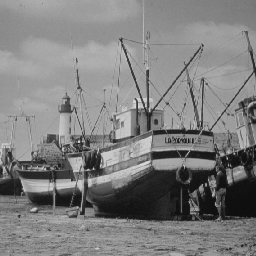
//> input picture LogPolar/ass2ques4/Boats.tif, 256 x 256 px
$ ./main   (built with g++ and OpenCV 4)
//> lines starting //> are read from the running program, lines starting //| are printed output that depends on the picture
### LogPolar/ass2ques4/polartocortical.h
#ifndef POLARTOCORTICAL
#define POLARTOCORTICAL
#include<cv.h>
#include<highgui.h>
#include<iostream>
#include <math.h>

#define pi 22/7;

//IplImage*
void polar_to_cortical(int** polar,int radius,int x, int y, int theta)
{

	int m =  radius;
	int n =  theta;

	double **cortical_matrix, **count;

	cortical_matrix = new double*[m];
	count = new double*[m];
	for(int i = 0; i <= m; i++)
	{
		cortical_matrix[i] = new double[n];
		count[i] = new double[n];
	}

	for(int i = 0; i < m; i++)
		for(int j = 0; j < n; j++)
		{
			cortical_matrix[i][j] = 0.0;
			count[i][j]= 0.0;
		}


	IplImage* cortical_image = cvCreateImage(cvSize(2*m+4,2*m+4),IPL_DEPTH_8U,1);
	IplImage* cortical_representation = cvCreateImage(cvSize(n,m),IPL_DEPTH_8U,1);

	for(int i = 0; i < 2*m+4; i++)
	{
		for(int j = 0; j < 2*m+4; j++)
		{
			cortical_image->imageData[i*cortical_image->widthStep+j] = 0;
		}
	}

	for(int i = 0; i < m; i++)
	{
		for(int j = 0; j < n; j++)
		{
			cortical_representation->imageData[i*cortical_representation->widthStep+j] = 0;
		}
	}


	double *logarray1, *logarray;
	logarray1 = new double[m];
	logarray = new double[m];

	double a = 0.3;

	double stepx =  (log10(m+a) - log10(1+a))/m;

	for(int i = 0; i< m; i++){
		logarray1[i] = 0.0;
		logarray[i] = 0.0;
	}

	for(int i = 0; i < m; i++)
		logarray1[i] = log10(1+a)+ i*stepx;

	for(int i = 0; i< m; i++)
		logarray[i] = pow(10.0,logarray1[i]);

	for (int i = 0; i < m; i++)
		for(int j = 0; j < n; j++)
		{
			int temp = (int)(logarray[i]-0.5);
			double inter = (double)(polar[temp][j]);
			cortical_matrix[i][j] = cortical_matrix[i][j] + inter;
            count[i][j] = count[i][j] + 1;
		}

	for (int i = 0; i < m; i++)
		for(int j = 0; j < n; j++)
			if (count[i][j] != 0)
				cortical_matrix[i][j] = (double)((int)((cortical_matrix[i][j]/count[i][j])+0.5));


	double curvalue = 0.0;

	for (int j = n-1 ; j >= 0; j--)
		for(int i = 0; i < m; i++)
		{
			if(cortical_matrix[i][j] != 0)
			{
				curvalue = cortical_matrix[i][j];
				continue;
			}

			if(cortical_matrix[i][j] == 0);
				cortical_matrix[i][j] = curvalue;
		}


    // till here i have the cortical matrix. i will try to visualize it

		for(int i = 0; i < m; i++)
		{
			for(int j = 0; j < n; j++)
			{
				cortical_representation->imageData[i*cortical_representation->widthStep+j] = cortical_matrix[i][j];
			}
		}

	cvNamedWindow("Cortical Representation",0);
	cvShowImage("Cortical Representation",cortical_representation);


	double curtheta;
	double rho;
	for(int i = 0; i < 2*m; i++){
		for(int j = 0; j < 2*m; j++)
		{
			rho = sqrt((double)((i-m)*(i-m) + (j-m)*(j-m)));
			if (rho < m)
			{
				curtheta = atan2((double)(j-m), (double)(i-m));
				if (curtheta < 0)
					curtheta = curtheta + 2*pi;

				double angel = (1.0/32.0)*pi;
				curtheta = 1 + floor(curtheta/angel);
				cortical_image->imageData[i*cortical_image->widthStep+j] = cortical_matrix[(int)rho][(int)curtheta];
			}
		}
	}


	// interpolation

	for(int i = m-m/2; i < m+m/2; i++){
		for(int j = m-m/2; j < m-m/2; j++)
		{
			rho = sqrt((double)((i-x)*(i-x) + (j-y)*(j-y)));
			if (rho < m)
			{
				if(cortical_image->imageData[i*cortical_image->widthStep+j] == 0)
				{
					cortical_image->imageData[i*cortical_image->widthStep+j] = (cortical_image->imageData[(i-1)*cortical_image->widthStep+(j-1)] +
																				cortical_image->imageData[(i-1)*cortical_image->widthStep+(j+1)] +
																			    cortical_image->imageData[(i+1)*cortical_image->widthStep+(j-1)] +
																			    cortical_image->imageData[(i+1)*cortical_image->widthStep+(j+1)])/4 ;
				}
			}
		}
	}
	cvNamedWindow("cortical Image",0);
	cvShowImage("cortical Image",cortical_image);

	//return cortical_image;
}


#endif

### LogPolar/ass2ques4/findradius.h
#ifndef FINDRAIUS_H
#define FINDRAIUS_H
int find_radius(int x, int y, int height, int width)
{
	int radius;
	int temp_y,temp_x;

	if((int)(height/2 + 0.5) != x)
	{
		if((height - x) < x)
		{
			temp_x = height - x;
		}
		else
		{
			temp_x = x;
		}
	}
	else
	{
		temp_x = x;
	}

	if ((int)(width/2 + 0.5) != y)
	{
		if ((width - y) < y)
		{
			temp_y = width - y;
		}
		else
		{
			temp_y = y;
		}
	}
	else
	{
		temp_y = y;
	}


	if (temp_y < temp_x)
	{
		radius = temp_y;
	}
	else
	{
		radius = temp_x;
	}

	return radius;
}

#endif

### LogPolar/ass2ques4/carttopol.h
#ifndef CARTTOPOL_H
#define CARTTOPOL_H


#include<iostream>
#include<cv.h>
#include<highgui.h>

#define PI 22/7;

using namespace std;

IplImage* cart_to_pol(IplImage* img, int radius, int x, int y, int theta)
{

	int height = img->height;
	int width = img->width;

	int centerX = x;
	int centerY = y;
	double step = 64.0/360.0;
	double angle;

	//int radius = 128;
	//int theta = 64;

	IplImage* polar = cvCreateImage(cvSize(theta,radius),IPL_DEPTH_8U,1);

	double **no_of_times;
	double** polar_matrix;

	no_of_times = new double*[radius];
	polar_matrix = new double*[radius];
	for(int i = 0; i < radius; i++)
	{
		polar_matrix[i] = new double[theta];
		no_of_times[i] = new double[theta];
	}


	for(int i = 0; i < radius; i++)
		for(int j = 0; j < theta; j++)
		{
			polar->imageData[i*polar->widthStep+j] = 0;
			no_of_times[i][j] = 0.0;
			polar_matrix[i][j] = 0.0;
		}


	for(int i = 0; i < height; i++)
		for(int j = 0; j < width; j++)
		{
			int rho = (int)(sqrt(pow((double)(i-centerX),2) + pow((double)(j-centerY),2))+0.5);
			if(rho < radius)
			{
                    angle = atan2((double)(j-centerY), (double)(i-centerX));

					if(angle < 0)
							angle = angle + 2*PI;

					double temp = 2*PI;
					temp = temp/(double)theta;
					angle = floor(angle/temp)+1;
					no_of_times[rho][(int)angle] = no_of_times[rho][(int)angle] + 1;
					polar_matrix[rho][(int)angle] =  (double)img->imageData[i*img->widthStep+j] + polar_matrix[rho][(int)angle] ;
			}
		}

	for(int i = 0; i < radius; i++)
		for(int j = 0; j < theta; j++)
		{
			if(no_of_times[i][j] != 0)
				polar_matrix[i][j] = polar_matrix[i][j]/no_of_times[i][j];

			polar->imageData[i*polar->widthStep+j] = (uchar)((int)(polar_matrix[i][j]));
		}

		IplImage* LOG_POLAR_Image = cvCreateImage(cvSize(2*radius,2*radius),IPL_DEPTH_8U,1);

		for(int i = 0; i < 2*radius; i++)
			for(int j = 0; j < 2*radius; j++)
				LOG_POLAR_Image->imageData[i*LOG_POLAR_Image->widthStep+j] = 0;

		for(int i = 0; i < 2*radius; i++)
			for(int j = 0; j < 2*radius; j++)
			{
				int rho = (int)(sqrt((double)((i-radius)*(i-radius) + (j-radius)*(j-radius))) + 0.5);
				if (rho < radius)
				{
					angle = atan2((double)(j-radius), (double)(i-radius));

					if (angle < 0)
						angle = angle + 2*PI;

					double tempo = (double)(1/32.0)*PI;
					angle = floor(angle/tempo)+ 1;
					LOG_POLAR_Image->imageData[i*LOG_POLAR_Image->widthStep+j] = polar->imageData[rho*polar->widthStep+(int)angle];
				}
			}

		cvNamedWindow("Polar Image",0);
		cvShowImage("Polar Image",LOG_POLAR_Image);

	delete no_of_times;
	delete polar_matrix;
	return polar;

}


#endif

### LogPolar/ass2ques4/main.cpp
#include<stdio.h>
#include<cv.h>
#include<cxcore.h>
#include<highgui.h>
#include <iostream>
#include "carttopol.h"
#include "findradius.h"
#include "polartocortical.h"
#include <windows.h>
using namespace std;


IplImage *img;
int count;

void myMouse(int event, int x, int y, int flags, void * param)
{
	if(event == CV_EVENT_LBUTTONDOWN)
	{
		if(count != 0)
		{
			cvDestroyWindow("cortical Image");
			cvDestroyWindow("Polar Image");
			cvDestroyWindow("Polar Representation");
			cvDestroyWindow("Cortical Representation");
			system("cls");
		}

		cout<<"Point selected by the user is ("<<x<<","<<y<<")";
		int radius = find_radius( x,  y,  img->height, img->width);
		cout<<endl<<endl<<" Calling Cartesian to Polar function ....."<<endl;
		//Sleep(1000);
		int theta = 64;
		IplImage* polar_representation  = cart_to_pol(img,radius,x,y,theta);


		int** polar_matrix;
		polar_matrix = new int*[radius];
		for(int i = 0; i < radius; i++)
			polar_matrix[i] = new int[theta];

		cvNamedWindow("Polar Representation",0);
		cvShowImage("Polar Representation",polar_representation);
		//cvWaitKey(0);

		cout<<endl<<" Calling Polar to Cortical function ...."<<endl;
		//Sleep(1000);

		for(int i = 0; i < radius; i++)
			for(int j = 0; j < theta; j++)
				polar_matrix[i][j] = polar_representation->imageData[i*polar_representation->widthStep+j];

		//IplImage* cortical_image =
		polar_to_cortical(polar_matrix,radius,x,y,theta);

		count++;

	}
}


int main(int argc, char** argv)
{
	img = cvLoadImage("boats.tif", CV_LOAD_IMAGE_COLOR);
//> img is the input picture: 256 rows x 256 cols, CV_8UC3; min 13, max 218, mean 126.4
	count = 0;
	cvNamedWindow("image",0);
	cvSetMouseCallback("image", myMouse);
	cvShowImage("image", img);

	cvWaitKey(0);
//> the left mouse button is pressed and released at (128, 128)
//> after the loop in cart_to_pol, `for(int i = 0; i < radius; i++)`: polar: 128 rows x 64 cols, CV_8UC1; every value is 0
//> the loop in cart_to_pol, `for(int i = 0; i < height; i++)` made 256 passes
//> angle on passes 1 to 3: 0, 33, 32
//> after the loop in cart_to_pol, `for(int i = 0; i < height; i++)`: angle = 1
//> after the loop in cart_to_pol, `for(int i = 0; i < radius; i++)`:
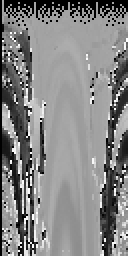
//> polar: 128 rows x 64 cols, CV_8UC1 (shown 2 times larger); min 0, max 255, mean 132.6
//> after the loop in cart_to_pol, `for(int i = 0; i < 2*radius; i++)`: LOG_POLAR_Image: 256 rows x 256 cols, CV_8UC1; every value is 0
//> the loop in cart_to_pol, `for(int i = 0; i < 2*radius; i++)` made 256 passes
//> angle on passes 1 to 3: 1, 32, 31
//> after the loop in cart_to_pol, `for(int i = 0; i < 2*radius; i++)`:
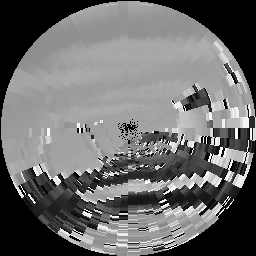
//> LOG_POLAR_Image: 256 rows x 256 cols, CV_8UC1; min 0, max 255, mean 108.8
//> after the loop in polar_to_cortical, `for(int i = 0; i < 2*m+4; i++)`: cortical_image: 260 rows x 260 cols, CV_8UC1; every value is 0
//> the loop in polar_to_cortical, `for (int j = n-1 ; j >= 0; j--)` made 64 passes
//> curvalue on passes 1 to 12: -115, -100, -113, -75, -92, -103, 11, -41, 75, 77, 29, 44
//> after the loop in polar_to_cortical, `for (int j = n-1 ; j >= 0; j--)`: curvalue = -37
//> after the loop in polar_to_cortical, `for(int i = 0; i < m; i++)`:
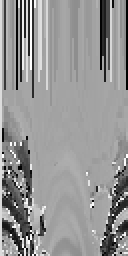
//> cortical_representation: 128 rows x 64 cols, CV_8UC1 (shown 2 times larger); min 0, max 255, mean 149.2
//> the loop in polar_to_cortical, `for(int i = 0; i < 2*m; i++)` made 256 passes
//> (rho, curtheta) on passes 1 to 3: (180.3, 0), (179.6, 31), (178.9, 31)
//> after the loop in polar_to_cortical, `for(int i = 0; i < 2*m; i++)`:
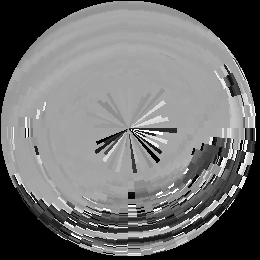
//> cortical_image: 260 rows x 260 cols, CV_8UC1; min 0, max 255, mean 112.4
//> after the loop in polar_to_cortical, `for(int i = 0; i < 2*m; i++)`: rho = 179.6; curtheta = 2
//> after the loop in polar_to_cortical, `for(int i = m-m/2; i < m+m/2; i++)`: rho = 179.6

	cvDestroyWindow("image");
	cvReleaseImage(&img);

	return 0;
}

$ run again, with LogPolar/ass2ques4/Cameraman.tif copied over LogPolar/ass2ques4/Boats.tif
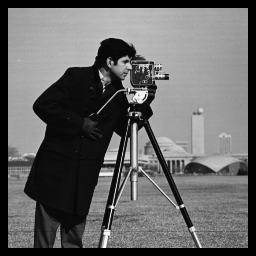
//> input picture LogPolar/ass2ques4/Cameraman.tif, 256 x 256 px
//> img is the input picture: 256 rows x 256 cols, CV_8UC3; min 0, max 253, mean 102.1
//> the loop in cart_to_pol, `for(int i = 0; i < height; i++)` made 256 passes
//> angle on passes 1 to 3: 0, 33, 32
//> after the loop in cart_to_pol, `for(int i = 0; i < height; i++)`: angle = 1
//> the loop in cart_to_pol, `for(int i = 0; i < 2*radius; i++)` made 256 passes
//> angle on passes 1 to 3: 1, 32, 31
//> the loop in polar_to_cortical, `for (int j = n-1 ; j >= 0; j--)` made 64 passes
//> curvalue on passes 1 to 8: 30, 53, 71, -27, -58, -36, -9, -37
//> after the loop in polar_to_cortical, `for (int j = n-1 ; j >= 0; j--)`: curvalue = 52
//> after the loop in polar_to_cortical, `for(int i = 0; i < m; i++)`:
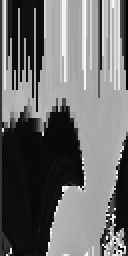
//> cortical_representation: 128 rows x 64 cols, CV_8UC1 (shown 2 times larger); min 0, max 255, mean 108.4
//> the loop in polar_to_cortical, `for(int i = 0; i < 2*m; i++)` made 256 passes
//> (rho, curtheta) on passes 1 to 3: (180.3, 0), (179.6, 31), (178.9, 31)
//> after the loop in polar_to_cortical, `for(int i = 0; i < 2*m; i++)`:
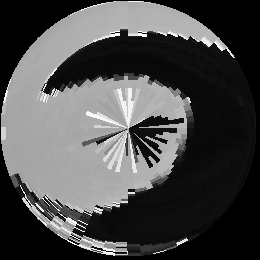
//> cortical_image: 260 rows x 260 cols, CV_8UC1; min 0, max 255, mean 75.3
//> after the loop in polar_to_cortical, `for(int i = 0; i < 2*m; i++)`: rho = 179.6; curtheta = 2
//> after the loop in polar_to_cortical, `for(int i = m-m/2; i < m+m/2; i++)`: rho = 179.6
